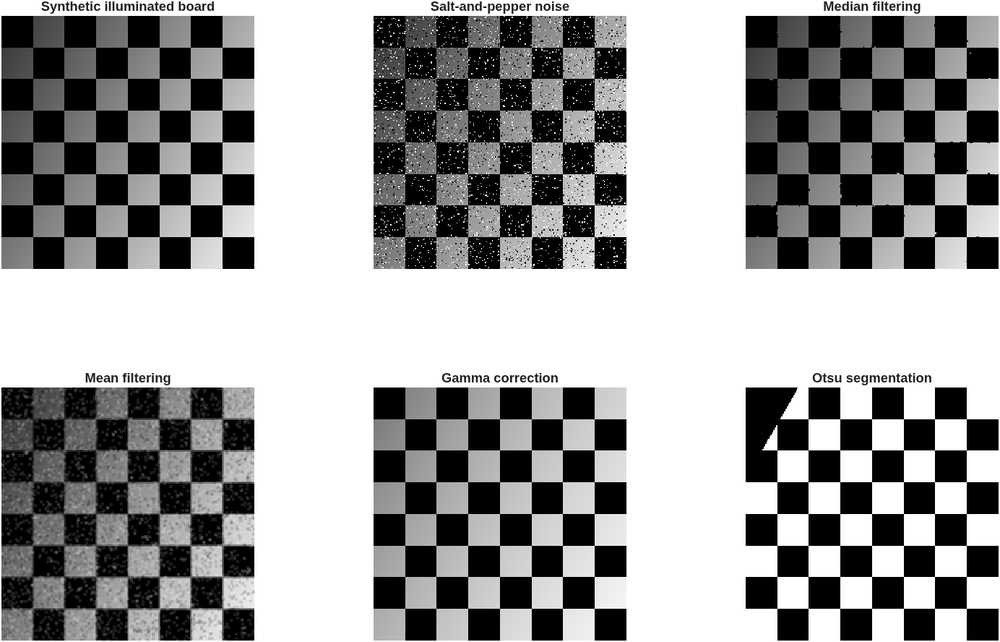
%> input picture assets/image-processing.png, 1000 x 642 px, shrunk from 1384 x 888 before the run
$ octave --eval "JorgePereira_TP2_E('../../assets/image-processing.png');"   (GNU Octave 9; MATLAB toolbox functions it lacks are replaced by stand-ins)
%> lines starting %> are read from the running program, lines starting %| are printed output that depends on the picture
%Exercicio E, criado por: Jorge Barbosa Pereira

%Alguns Exemplos:
%JorgePereira_TP2_E('Robot_RGB.tif')
%JorgePereira_TP2_E('Kandinsky.jpg')
%JorgePereira_TP2_E('Kandinsky_99_99.jpg')

function [] = JorgePereira_TP2_E(IM_path)
%> called with IM_path = '../../assets/image-processing.png'

IM_TYPE = imfinfo(IM_path).ColorType;
if not(strcmp(IM_TYPE, 'truecolor'))
    error('O Input "IM_path" deve levar a uma Imagem no modelo RGB')
end

%Leitura da Imagem no Modelo RGB
IM_RGB = imread(IM_path);
%> IM_RGB is the input picture: size 642x1000x3 uint8; min 0, max 255, mean 153.7

%Decomposição das Componentes RGB
R = IM_RGB(:,:,1);
G = IM_RGB(:,:,2);
B = IM_RGB(:,:,3);

%Formação dos Filtros de Contornos Sobel
FIL_SOBEL_H1 = fspecial('sobel');
FIL_SOBEL_H2 = -fspecial('sobel');
FIL_SOBEL_V1 = fspecial('sobel')';
FIL_SOBEL_V2 = -fspecial('sobel')';

%Contronos Horizontais das Componentes RGB
R_H = imfilter(R,FIL_SOBEL_H1,'symmetric') + imfilter(R,FIL_SOBEL_H2,'symmetric');
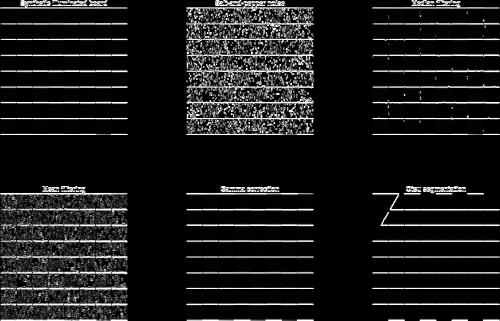
%> R_H: size 642x1000 uint8 (shown at 1/2 size); min 0, max 255, mean 26.6
G_H = imfilter(G,FIL_SOBEL_H1,'symmetric') + imfilter(G,FIL_SOBEL_H2,'symmetric');
B_H = imfilter(B,FIL_SOBEL_H1,'symmetric') + imfilter(B,FIL_SOBEL_H2,'symmetric');

%Formação da Imagem com Contornos Horizontais no modelo RGB
IM_H = IM_RGB;
IM_H(:,:,1) = R_H;
IM_H(:,:,2) = G_H;
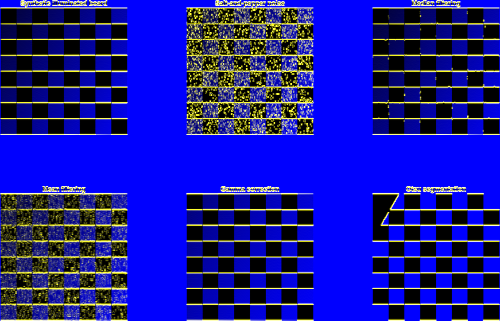
%> IM_H: size 642x1000x3 uint8 (shown at 1/2 size); mean R, G, B 26.6, 26.6, 153.7
IM_H(:,:,3) = B_H;

%Contronos Verticais das Componentes RGB
R_V = imfilter(R,FIL_SOBEL_V1,'symmetric') + imfilter(R,FIL_SOBEL_V2,'symmetric');
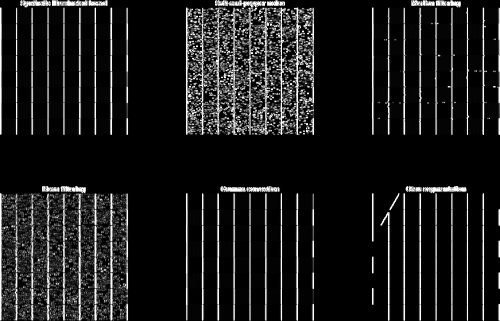
%> R_V: size 642x1000 uint8 (shown at 1/2 size); min 0, max 255, mean 27.2
G_V = imfilter(G,FIL_SOBEL_V1,'symmetric') + imfilter(G,FIL_SOBEL_V2,'symmetric');
B_V = imfilter(B,FIL_SOBEL_V1,'symmetric') + imfilter(B,FIL_SOBEL_V2,'symmetric');

%Formação da Imagem com Contornos Verticais no modelo RGB
IM_V = IM_RGB;
IM_V(:,:,1) = R_V;
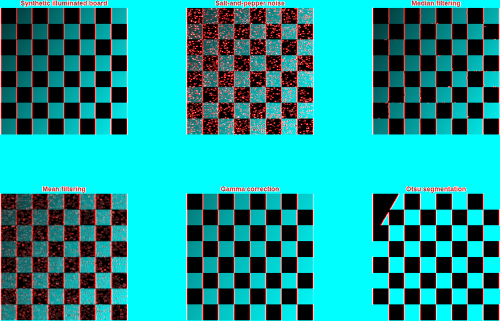
%> IM_V: size 642x1000x3 uint8 (shown at 1/2 size); mean R, G, B 27.2, 153.7, 153.7
IM_V(:,:,2) = G_V;
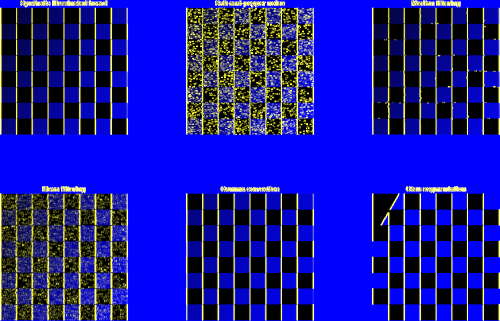
%> IM_V: size 642x1000x3 uint8 (shown at 1/2 size); mean R, G, B 27.2, 27.2, 153.7
IM_V(:,:,3) = B_V;

%Formação da Imagem dos Cortornos Totais (Maximo dos Contronos Horizontais e dos Contornos Verticais)
IM_Cont(:,:,1) = max(R_H, R_V);
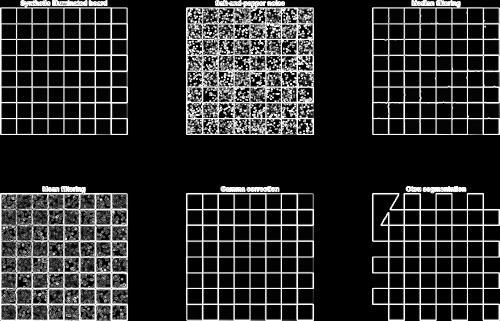
%> IM_Cont: size 642x1000 uint8 (shown at 1/2 size); min 0, max 255, mean 43.6
IM_Cont(:,:,2) = max(G_H, G_V);
IM_Cont(:,:,3) = max(B_H, B_V);
%> IM_Cont: size 642x1000x3 uint8


%Calculo dos Indices da Linha e Coluna Mediana
[N_L,N_C,~] = size(IM_RGB);
I_L_MED = (N_L + 1) / 2;
I_C_MED = (N_C + 1) / 2;

%Verifica se a Linha Mediana é Bem Defenida
if mod(I_L_MED,1) == 0

    L_MED_R = R(I_L_MED,:);
    L_MED_G = G(I_L_MED,:);
    L_MED_B = B(I_L_MED,:);

    L_MED_R_H = R_H(I_L_MED,:);
    L_MED_G_H = G_H(I_L_MED,:);
    L_MED_B_H = B_H(I_L_MED,:);

    L_MED_R_V = R_V(I_L_MED,:);
    L_MED_G_V = G_V(I_L_MED,:);
    L_MED_B_V = B_V(I_L_MED,:);

else
%Caso a Linha Mediana Não Seja Bem Defenida Calcula a Média das Linhas Adjacentes
    L_MED_R = R(floor(I_L_MED),:)/2 + R(ceil(I_L_MED),:)/2;
%> L_MED_R = 1000 values from 255 to 255
    L_MED_G = G(floor(I_L_MED),:)/2 + G(ceil(I_L_MED),:)/2;
%> L_MED_G = 1000 values from 255 to 255
    L_MED_B = B(floor(I_L_MED),:)/2 + B(ceil(I_L_MED),:)/2;
%> L_MED_B = 1000 values from 255 to 255

    L_MED_R_H = R_H(floor(I_L_MED),:)/2 + R_H(ceil(I_L_MED),:)/2;
%> L_MED_R_H = 1000 values from 0 to 0
    L_MED_G_H = G_H(floor(I_L_MED),:)/2 + G_H(ceil(I_L_MED),:)/2;
%> L_MED_G_H = 1000 values from 0 to 0
    L_MED_B_H = B_H(floor(I_L_MED),:)/2 + B_H(ceil(I_L_MED),:)/2;
%> L_MED_B_H = 1000 values from 0 to 0

    L_MED_R_V = R_V(floor(I_L_MED),:)/2 + R_V(ceil(I_L_MED),:)/2;
%> L_MED_R_V = 1000 values from 0 to 0
    L_MED_G_V = G_V(floor(I_L_MED),:)/2 + G_V(ceil(I_L_MED),:)/2;
%> L_MED_G_V = 1000 values from 0 to 0
    L_MED_B_V = B_V(floor(I_L_MED),:)/2 + B_V(ceil(I_L_MED),:)/2;
%> L_MED_B_V = 1000 values from 0 to 0
end

%Verifica se a Linha Coluna Mediana é Bem Defenida
if mod(I_C_MED,1) == 0

    C_MED_R = R(:,I_C_MED);
    C_MED_G = G(:,I_C_MED);
    C_MED_B = B(:,I_C_MED);

    C_MED_R_H = R_H(:,I_C_MED);
    C_MED_G_H = G_H(:,I_C_MED);
    C_MED_B_H = B_H(:,I_C_MED);

    C_MED_R_V = R_V(:,I_C_MED);
    C_MED_G_V = G_V(:,I_C_MED);
    C_MED_B_V = B_V(:,I_C_MED);

else
%Caso a Coluna Mediana Não Seja Bem Defenida Calcula a Média das Colunas Adjacentes

    C_MED_R = R(:,floor(I_C_MED))/2 + R(:,ceil(I_C_MED))/2;
%> C_MED_R = 642 values, max 255 at index 1, min 7 at index 157, mean 120.7
    C_MED_G = G(:,floor(I_C_MED))/2 + G(:,ceil(I_C_MED))/2;
%> C_MED_G has the same summary as C_MED_R
    C_MED_B = B(:,floor(I_C_MED))/2 + B(:,ceil(I_C_MED))/2;
%> C_MED_B has the same summary as C_MED_R

    C_MED_R_H = R_H(:,floor(I_C_MED))/2 + R_H(:,ceil(I_C_MED))/2;
%> C_MED_R_H = 642 values, max 255 at index 4, min 0 at index 272, mean 47.29
    C_MED_G_H = G_H(:,floor(I_C_MED))/2 + G_H(:,ceil(I_C_MED))/2;
%> C_MED_G_H has the same summary as C_MED_R_H
    C_MED_B_H = B_H(:,floor(I_C_MED))/2 + B_H(:,ceil(I_C_MED))/2;
%> C_MED_B_H has the same summary as C_MED_R_H

    C_MED_R_V = R_V(:,floor(I_C_MED))/2 + R_V(:,ceil(I_C_MED))/2;
%> C_MED_R_V = 642 values, max 255 at index 7, min 0 at index 272, mean 202.9
    C_MED_G_V = G_V(:,floor(I_C_MED))/2 + G_V(:,ceil(I_C_MED))/2;
%> C_MED_G_V has the same summary as C_MED_R_V
    C_MED_B_V = B_V(:,floor(I_C_MED))/2 + B_V(:,ceil(I_C_MED))/2;
%> C_MED_B_V has the same summary as C_MED_R_V
%> `JorgePereira_TP2_E('../../assets/image-processing.png');`:
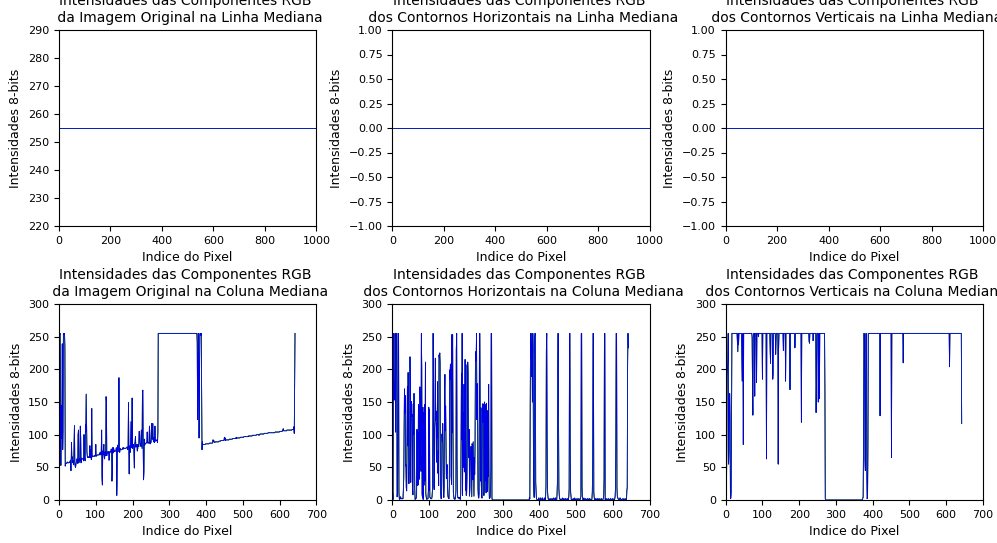
%> figure redrawn from the program's plot data, 6 panels; panel 4: curve peaks at x = 1, y = 255; panel 5: curve peaks at x = 4, y = 255; panel 6: curve peaks at x = 7, y = 255

end

%Plot das Imagens
figure (1)
subplot(2,2,1),imshow(IM_RGB),title('Imagem Original com Três Bandas')
subplot(2,2,2),imshow(IM_Cont),title('Contornos Totais (Horizontais e Verticais)')
subplot(2,2,3),imshow(IM_H),title('Contornos Horizontais')
subplot(2,2,4),imshow(IM_V),title('Contornos Verticais')

figure (2)
subplot(2,3,1)
hold on
plot(1:N_C, L_MED_R, 'Color', [0.9 0 0]),plot(1:N_C, L_MED_G, 'Color', [0 0.9 0]),plot(1:N_C, L_MED_B,'Color', [0 0 0.9])
title(sprintf('Intensidades das Componentes RGB \n da Imagem Original na Linha Mediana')),ylabel('Intensidades 8-bits'), xlabel('Indice do Pixel')
hold off

subplot(2,3,2)
hold on
plot(1:N_C, L_MED_R_H, 'Color', [0.9 0 0]),plot(1:N_C, L_MED_G_H, 'Color', [0 0.9 0]),plot(1:N_C, L_MED_B_H,'Color', [0 0 0.9])
title(sprintf('Intensidades das Componentes RGB \n dos Contornos Horizontais na Linha Mediana')),ylabel('Intensidades 8-bits'), xlabel('Indice do Pixel')
hold off

subplot(2,3,3)
hold on
plot(1:N_C, L_MED_R_V, 'Color', [0.9 0 0]),plot(1:N_C, L_MED_G_V, 'Color', [0 0.9 0]),plot(1:N_C, L_MED_B_V,'Color', [0 0 0.9])
title(sprintf('Intensidades das Componentes RGB \n dos Contornos Verticais na Linha Mediana')),ylabel('Intensidades 8-bits'), xlabel('Indice do Pixel')
hold off

subplot(2,3,4)
hold on
plot(1:N_L, C_MED_R, 'Color', [0.9 0 0]),plot(1:N_L, C_MED_G, 'Color', [0 0.9 0]),plot(1:N_L, C_MED_B,'Color', [0 0 0.9])
title(sprintf('Intensidades das Componentes RGB \n da Imagem Original na Coluna Mediana')),ylabel('Intensidades 8-bits'), xlabel('Indice do Pixel')
hold off

subplot(2,3,5)
hold on
plot(1:N_L, C_MED_R_H, 'Color', [0.9 0 0]),plot(1:N_L, C_MED_G_H, 'Color', [0 0.9 0]),plot(1:N_L, C_MED_B_H,'Color', [0 0 0.9])
title(sprintf('Intensidades das Componentes RGB \n dos Contornos Horizontais na Coluna Mediana')),ylabel('Intensidades 8-bits'), xlabel('Indice do Pixel')
hold off

subplot(2,3,6)
hold on
plot(1:N_L, C_MED_R_V, 'Color', [0.9 0 0]),plot(1:N_L, C_MED_G_V, 'Color', [0 0.9 0]),plot(1:N_L, C_MED_B_V,'Color', [0 0 0.9])
title(sprintf('Intensidades das Componentes RGB \n dos Contornos Verticais na Coluna Mediana')),ylabel('Intensidades 8-bits'), xlabel('Indice do Pixel')
hold off
end

$ run again, on assets/signal-processing.png
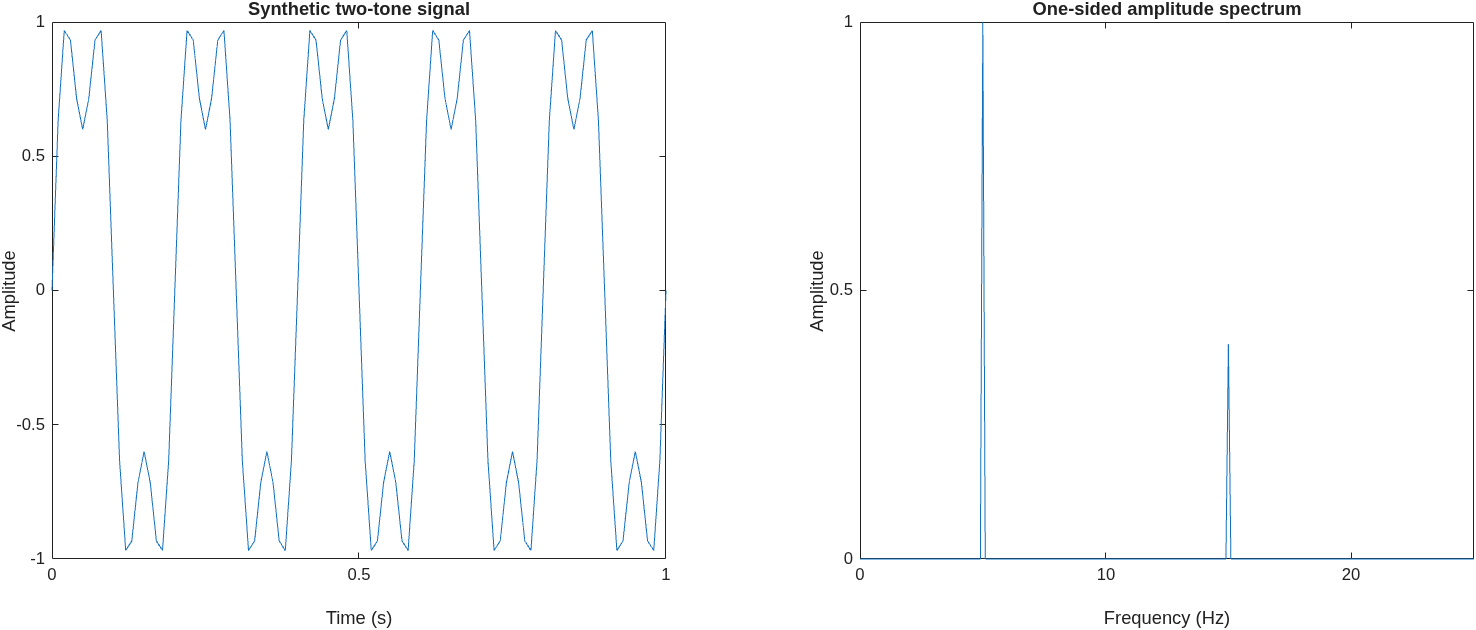
%> input picture assets/signal-processing.png, 1476 x 630 px
%> in JorgePereira_TP2_E, IM_RGB is the input picture: size 630x1476x3 uint8; mean R, G, B 250.5, 251.5, 252.2
%> in JorgePereira_TP2_E, `IM_H(:,:,2) = G_H;`:
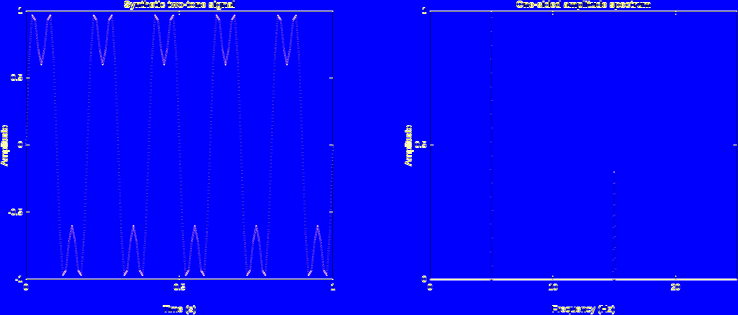
%> IM_H: size 630x1476x3 uint8 (shown at 1/2 size); mean R, G, B 5.2, 4.7, 252.2
%> in JorgePereira_TP2_E, `IM_Cont(:,:,3) = max(B_H, B_V);`:
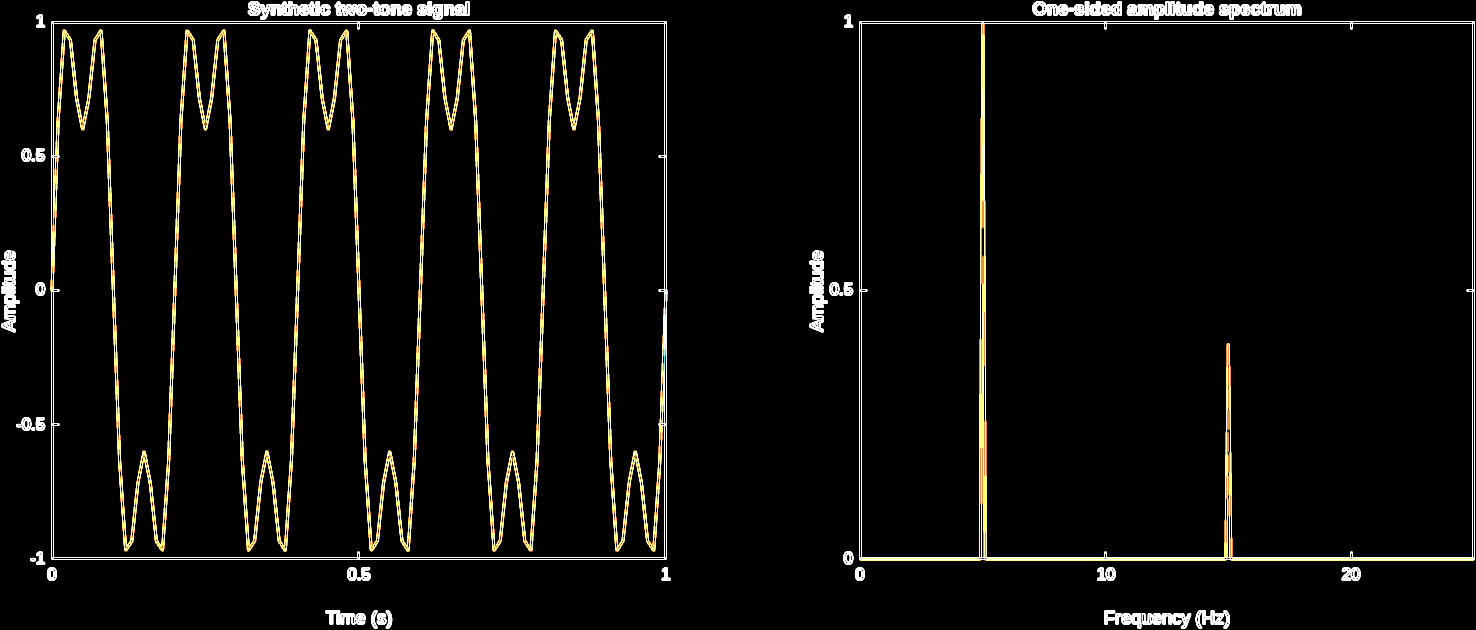
%> IM_Cont: size 630x1476x3 uint8; mean R, G, B 13.8, 13, 10.4
%> L_MED_R = 1476 values, max 255 at index 1, min 18 at index 420, mean 252.3
%> L_MED_G = 1476 values, max 255 at index 1, min 34 at index 53, mean 253
%> L_MED_B = 1476 values, max 255 at index 1, min 34 at index 53, mean 253.7
%> L_MED_R_H = 1476 values, max 147 at index 7, min 0 at index 1, mean 2.17
%> L_MED_G_H = 1476 values, max 147 at index 7, min 0 at index 1, mean 2.1
%> L_MED_B_H = 1476 values, max 147 at index 7, min 0 at index 1, mean 2.04
%> L_MED_R_V = 1476 values, max 255 at index 5, min 0 at index 1, mean 9.52
%> L_MED_G_V = 1476 values, max 255 at index 5, min 0 at index 1, mean 8.86
%> L_MED_B_V = 1476 values, max 255 at index 5, min 0 at index 1, mean 6.75
%> C_MED_R = 630 values from 255 to 255
%> C_MED_R_H = 630 values from 0 to 0
